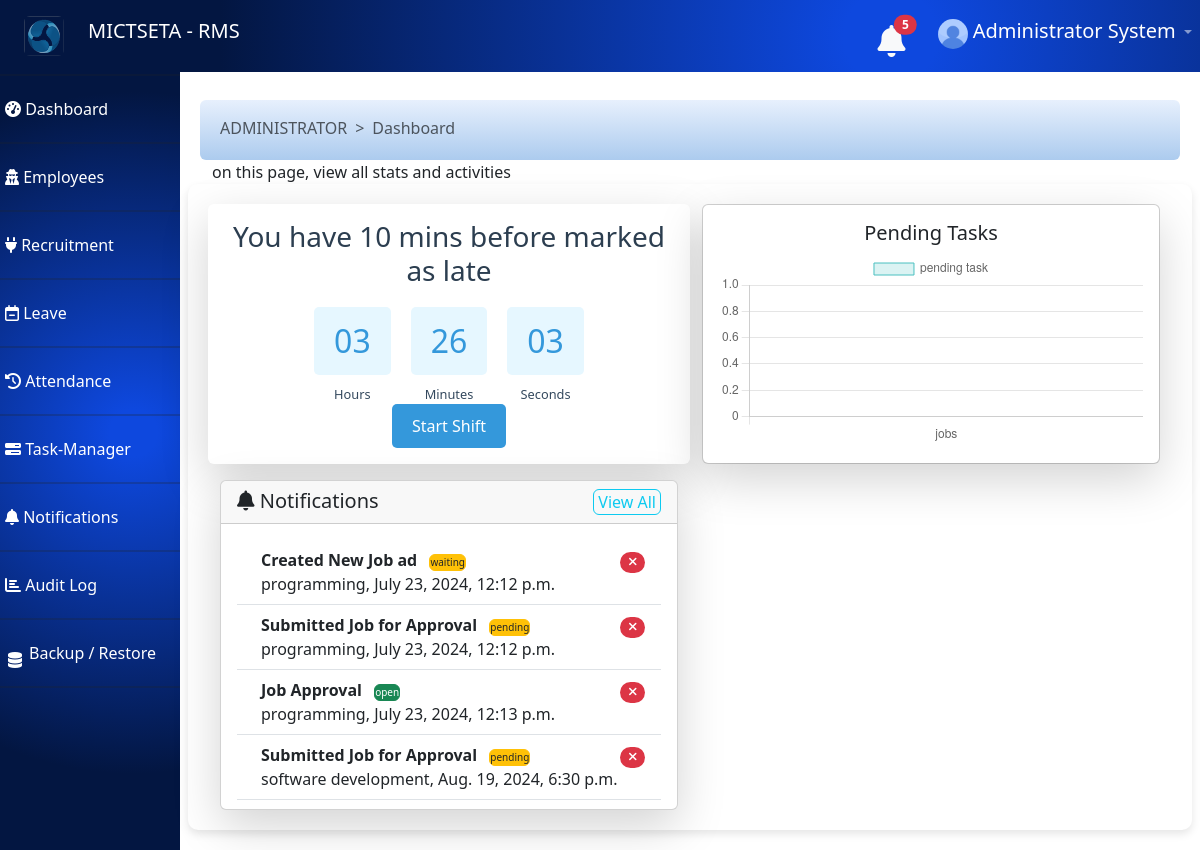
The app's page /dashboard/emp_panel/ (signed in) with its own data.
### profiles/models.py (models this page shows, shortened)
class StaffProfile(models.Model):
	user = models.OneToOneField(User, on_delete=models.CASCADE)
	job_title = models.CharField(max_length=100,null=True )
	department = models.CharField(max_length=6,null=True )
	salary = models.CharField(max_length=225,null=True )
	hire_date = models.DateTimeField(auto_now_add=True)
	phone = models.CharField(max_length=6,null=True )
	idnumber =  models.CharField(max_length=13,null=False )
	gender = models.CharField(max_length=6,null=False )
	age = models.CharField(max_length=6,null=False )
	dob = models.CharField(max_length=6,null=False )

### jobs/models.py (models this page shows, shortened)
class Notification(models.Model):
    user = models.ForeignKey(User, on_delete=models.CASCADE, related_name='notifications')
    action = models.CharField(max_length=225, unique=False, null=False)
    job_title = models.CharField(max_length=225, unique=False, null=False)
    status = models.CharField(max_length=225, unique=False, null=False)
    timestamp = models.DateTimeField(auto_now_add=True)
    is_seen = models.BooleanField(null=False, default=False)

### dashboard/views.py (the view)
# urls.py: path('emp_panel/', views.emp_panel, name="dashboard.emp_panel"),
@ensure_csrf_cookie
def emp_panel(request):
	if request.user.is_authenticated:
		shift_start_time = request.user.shift.start_time
		shift_end_time = request.user.shift.end_time
		current_time =  datetime.now()
		att = Attendance.objects.filter(employee=request.user, date=dates.date.today()).exists()
		if att :
			att = Attendance.objects.get(employee=request.user, date=dates.date.today())
			status = att.active
		else:
			status = "Inactive"
		if current_time.month  < 10 :
			start_time = f"{current_time.year}-0{current_time.month}-{current_time.day}T{shift_start_time}"
			end_time = f"{current_time.year}-0{current_time.month}-{current_time.day}T{shift_end_time}"
		elif current_time.day < 10 :
			start_time = f"{current_time.year}-0{current_time.month}-{current_time.day}T{shift_start_time}"
			end_time = f"{current_time.year}-0{current_time.month}-{current_time.day}T{shift_end_time}"
		else:
			start_time = f"{current_time.year}-{current_time.month}-{current_time.day}T{shift_start_time}"
			end_time = f"{current_time.year}-{current_time.month}-{current_time.day}T{shift_end_time}"
		if request.user.is_superuser:
			notification = Notification.objects.all()
			notify_len = len(Notification.objects.filter(is_seen=False))
		else:
			notification = Notification.objects.filter(user=request.user)
			notify_len = len(Notification.objects.filter(user=request.user,is_seen=False))
		if request.user.is_superuser:
			categoreis = Category.objects.filter(Q(user=request.user) | Q(task__assigned_to=request.user)).distinct()
		else:
			categoreis = Category.objects.filter(task__assigned_to=request.user).distinct()
		cats = []
		data = []
		for cat in categoreis:
			cats.append(cat.name)
			data.append(len(Task.objects.filter(category=cat, is_complete=False, assigned_to=request.user)))
		return render(request,'emp_panel.html', {'start_time':start_time,'end_time':end_time,'status':status, 'notifications':notification.reverse(), 'notify_len':notify_len, 'cats':json.dumps(cats), 'datas':json.dumps(data)})
	else:
		return redirect('render_auth_page')

### dashboard/templates/emp_panel.html (shortened to what this page needs)
{% extends 'dashboard_base.html' %}
{% load static %}
{% block breadcrumbs %}
      <li class="breadcrumb-item active" aria-current="page">Dashboard</li>
     {% endblock %}
{% block description %} on this page, view all stats and activities {% endblock %}
{% block content %}
<div class="row">
    <div class="col-12 col-lg-6 shadow-lg rounded p-3 ">
        <div>
            <h3 id="countdownHeader">Shift starts in</h3>
            <div id="countdown" class="countdown">
                <div class="countdown-item">
                    <div class="countdown-value" id="hours">00</div>
                    <div class="countdown-label">Hours</div>
                </div>
                <div class="countdown-item">
                    <div class="countdown-value" id="minutes">00</div>
                    <div class="countdown-label">Minutes</div>
                </div>
                <div class="countdown-item">
                    <div class="countdown-value" id="seconds">00</div>
                    <div class="countdown-label">Seconds</div>
                </div>
            </div>
            <button onclick="attend(`{% url 'mark_attendence' user.id %}`)" id="startShiftButton">Start Shift</button>
        </div>
    </div>
        <div class="col-12 col-lg-6 ">
            <div class="card" style="width:100%;height:100%;">
              <div class="card-body shadow-lg rounded-2" style="width:100%;height:100%;">
                <h5 class="card-title">Pending Tasks</h5>
                <canvas id="pendingTask" style="width:100%;height:100%;"></canvas>
              </div>
            </div>
          </div>
    <div class="col-12 col-lg-6 mt-3">
        <div>
            <div class="card shadow-lg rounded-2 " style="max-height:330px;">
              <h5 class="card-header d-flex justify-content-between">
                <span>
                    <i class="fas fa-bell text-dark"  >
                    </i> Notifications
                </span>
                <a href="{% url 'dashboard.get_notifications'%}" class="btn btn-outline-info p-0 px-1"> View All</a>
            </h5>
              <div class="card-body" style=" overflow-y: scroll;">
                <ul class="list-group list-group-flush">
                {% if notifications %}
                     {% for notific in notifications %}
                        {% if notific.is_seen %}
                        {% elif user.is_superuser or user.id == notific.user.id %}
                          <li class="list-group-item d-flex justify-content-between align-items-start">
                            <div class="ms-2 me-auto">
                              <div class="fw-bold text-left">
                                {{notific.action}}
                                {% if notific.status == "open" %}
                                <button class="btn btn-success text-white p-0 mx-2" style="font-size: 10px">{{notific.status}}</button>
                                {% elif notific.status == "waiting" or notific.status == "pending" %}
                                <button class="btn btn-warning text-dark p-0 mx-2" style="font-size: 10px">{{notific.status}}</button>
                                {% else %}
                                <button class="btn btn-danger text-white p-0 mx-2" style="font-size: 10px">{{notific.status}}</button>
                                {% endif %}
                              </div>
                              {{notific.job_title}}, {{notific.timestamp}}
                            </div>
                             <a href="{% url 'dashboard.delete_notifications' notific.id %}">
                                <span class="badge text-bg-danger rounded-pill">
                                    <i class="fa fa-times " aria-hidden="true"></i>
                                </span>
                            </a>
                          </li>
                        {% endif %}
                    {% endfor %}
                {% endif %}
                </ul>
              </div>
            </div>
        </div>
    </div>
</div>
{% endblock %}
{% block chart %}
<script >
    let category = JSON.parse('{{ cats|escapejs }}');  // Parse the JSON data
    let datas = JSON.parse('{{ datas|escapejs }}');
    var ctxpendingTask = document.getElementById('pendingTask').getContext('2d');
    var pendingTask = new Chart(ctxpendingTask, {
      type: 'bar',
      data: {
        labels: category,
        datasets: [{
          label: 'pending task',
          data: datas,
          backgroundColor: 'rgba(75, 192, 192, 0.2)',
          borderColor: 'rgba(75, 192, 192, 1)',
          borderWidth: 1
        }]
      },
      options: {
        responsive: true,
        scales: {
          y: {
            beginAtZero: true
          }
        }
      }
    });
</script>
{% endblock %}

### dashboard/templates/dashboard_base.html (shortened to what this page needs)
<!DOCTYPE html>
<html lang="en">
<head>
  <link href="https://cdn.jsdelivr.net/npm/bootstrap@5.0.2/dist/css/bootstrap.min.css" rel="stylesheet">
  <link href="https://stackpath.bootstrapcdn.com/bootstrap/4.5.2/css/bootstrap.min.css" rel="stylesheet">
  <link rel="stylesheet" href="https://cdnjs.cloudflare.com/ajax/libs/font-awesome/4.7.0/css/font-awesome.min.css">
  <link rel="stylesheet" href="https://cdnjs.cloudflare.com/ajax/libs/font-awesome/6.0.0-beta3/css/all.min.css">
    <link
        href=
"https://cdnjs.cloudflare.com/ajax/libs/bootstrap-datetimepicker/4.17.37/css/bootstrap-datetimepicker.min.css"
        rel="stylesheet">
  <link rel="stylesheet" href="https://cdnjs.cloudflare.com/ajax/libs/twitter-bootstrap/5.3.0/css/bootstrap.min.css">
  <link rel="stylesheet" href="https://cdn.datatables.net/2.0.8/css/dataTables.bootstrap5.css">
 {% load static %}
</head>
<body>
  <nav class="navbar navbar-expand-lg navbar-dark ">
    <a class="navbar-brand " href="#">
      <img src="{% static 'job_seeker/images/webicon.png' %}" class="rounded-2 float-start mx-4" alt="..." style="width:40px;height:40px;" >
      <span>
        MICTSETA - RMS
      </span>
    </a>
    <div class="collapse navbar-collapse" id="navbarNav">
      <ul class="navbar-nav ml-auto">
        <li class="nav-item">
          <a class="nav-link" href="#">
            <a href="{% url 'dashboard.get_notifications'%}">
              <button type="button" class="btn btn-primarys position-relative p-0 mr-4 mb-1">
               <i class="fas fa-bell fa-2x text-light"  > </i>
               {% if user.notifications or user.is_superuser %}
                {% if notify_len %}
                <span class="position-absolute top-0 start-100 translate-middle badge rounded-pill bg-danger ">
                  {{notify_len}}
                </span>
                {% endif%}
              {% endif %}
              </button>
            </a>
          </a>
        </li>
        <li class="nav-item dropdown">
          <a class="nav-link dropdown-toggle" href="#" id="navbarDropdown" role="button" data-toggle="dropdown" aria-haspopup="true" aria-expanded="false">
           {% if user.profileimage.image %}
            <img src="{{user.profileimage.image.url}}" class="rounded-circle" alt="..." style="width:30px;height: 30px;">
            {% else %}
            <img src="{% static 'dashboard/images/default_user.jpg' %}" class="rounded-circle" alt="..." style="width:30px;height: 30px;">
           {% endif %}
            <span class="text-white " style="font-size:20px;">{{user.first_name}} {{user.last_name}}</span>
          </a>
        </li>
      </ul>
    </div>
  </nav>
  <div class="sidebar" style=" overflow-y: scroll; overflow-x:none;">
    <h2 class="text-white">Dashboard</h2>
    <hr>
    <a href="#" data-toggle="collapse" data-target="#dashboardMenu" aria-expanded="false" aria-controls="dashboardMenu">
      <i class="fas fa-tachometer-alt"></i>
      Dashboard
    </a>
    <hr>
{% if user.is_superuser and user.staffprofile.department == "ADMINISTRATOR" or user.is_superuser and user.staffprofile.department == "MANAGER" %}
    <a href="#" data-toggle="collapse" data-target="#usersMenu" aria-expanded="false" aria-controls="usersMenu">
      <i class="fa fa-user-secret" aria-hidden="true"></i>
       Employees
    </a>
    <hr>
{% endif %}
    <a href="#" data-toggle="collapse" data-target="#jobsMenu" aria-expanded="false" aria-controls="jobsMenu">
    <i class="fa fa-plug" aria-hidden="true"></i>  Recruitment
    </a>
    <hr>
    <a href="#" data-toggle="collapse" data-target="#settingsMenu" aria-expanded="false" aria-controls="settingsMenu">
     <i class="fa fa-calendar-minus-o" aria-hidden="true"></i>
 Leave
    </a>
    <hr>
    <a href="{% url 'dashboard.manage_attendance' %}">
      <i class="fa fa-history" aria-hidden="true"></i> Attendance
    </a>
    <hr>
    <a href="{% url 'dashboard.task_manager' %}">
      <i class="fa fa-tasks" aria-hidden="true"></i> Task-Manager
    </a>
    <hr>
    <a href="#" data-toggle="collapse" data-target="#notificationsMenu" aria-expanded="false" aria-controls="notificationsMenu">
      <i class="fas fa-bell"  > </i> Notifications {% if noty %}<span class="badge bg-danger">{{noty}}</span>{% endif %}
    </a>
    <hr>
     <a href="#" data-toggle="collapse" data-target="#aduit_logMenu" aria-expanded="false" aria-controls="aduit_logMenu">
      <i class="fas fa-bar-chart" > </i> Audit Log
    </a>
    <hr>
     <i class="fa fa-database mt-3 ml-2 position-absolute text-white" aria-hidden="true"></i>
    <a href="{% url 'dashboard.backup_database' %}" class="ml-4">
      Backup / Restore
    </a>
    <hr>
  </div>
  <div class="main-content">
    <div class="content">
      <div id="defaultPage" style="margin-top: 40px;">
        <nav style="--bs-breadcrumb-divider: '>';margin-top: 80px;" aria-label="breadcrumb" class="p-1 pt-3 rounded-2 bread-container">
          <ol class="breadcrumb px-3">
            <li class="breadcrumb-item active"> {{user.staffprofile.department}}</li>
            {% block breadcrumbs %}
            {% endblock %}
          </ol>
        </nav>
        <div class="container">
        {% block description %} {% endblock %}
        </div>
        {% block content %}
        {% endblock %}
      </div>
    </div>
  </div>
  {% block chart %}
  {% endblock %}
  <script>
    var ctxSales = document.getElementById('salesChart').getContext('2d');
    var salesChart = new Chart(ctxSales, {
      type: 'line',
      data: {
        labels: ['January', 'February', 'March', 'April', 'May', 'June', 'July'],
        datasets: [{
          label: 'Jobs vs Applicants',
          data: [65, 59, 80, 81, 56, 55, 40],
          backgroundColor: 'rgba(75, 192, 192, 0.2)',
          borderColor: 'rgba(75, 192, 192, 1)',
          borderWidth: 1
        }]
      },
      options: {
        responsive: true,
        scales: {
          y: {
            beginAtZero: true
          }
        }
      }
    });
    // Task Manager JavaScript
    document.getElementById('taskForm').addEventListener('submit', function(event) {
      event.preventDefault();
      var taskInput = document.getElementById('taskInput');
      var taskList = document.getElementById('taskList');
      if (taskInput.value) {
        var newTask = document.createElement('li');
        newTask.className = 'list-group-item';
        newTask.textContent = taskInput.value;
        taskList.appendChild(newTask);
        taskInput.value = '';
      }
    });
    // Sidebar toggle
    document.getElementById('sidebarCollapse').addEventListener('click', function () {
      document.querySelector('.sidebar').classList.toggle('active');
      document.querySelector('.main-content').classList.toggle('active');
    });
  </script>
</body>
</html>

### records on screen
Notification: action "Created New Job ad", status "waiting", job_title "programming", timestamp "July 23, 2024, 12:12 p.m."
Notification: action "Submitted Job for Approval", status "pending", job_title "programming", timestamp "July 23, 2024, 12:12 p.m."
Notification: action "Job Approval", status "open", job_title "programming", timestamp "July 23, 2024, 12:13 p.m."
Notification: action "Submitted Job for Approval", status "pending", job_title "software development", timestamp "Aug. 19, 2024, 6:30 p.m."

### other values on screen
{{ notify_len }} "5"
{{ user.first_name }} "Administrator"
{{ user.last_name }} "System"
{{ user.staffprofile.department }} "ADMINISTRATOR"
chart data {{ datas|escapejs }} [0]
